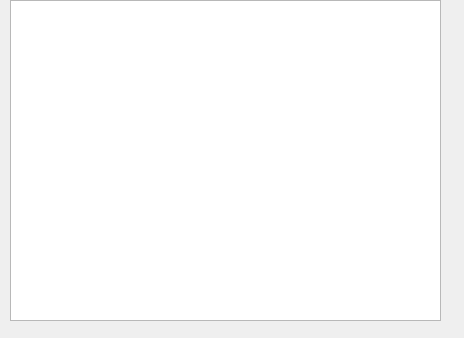
<?xml version="1.0" encoding="UTF-8"?>
<ui version="4.0">
 <class>Widget</class>
 <widget class="QWidget" name="Widget">
  <property name="geometry">
   <rect>
    <x>0</x>
    <y>0</y>
    <width>464</width>
    <height>338</height>
   </rect>
  </property>
  <property name="windowTitle">
   <string>Widget</string>
  </property>
  <widget class="QTableWidget" name="tableWidget">
   <property name="geometry">
    <rect>
     <x>10</x>
     <y>0</y>
     <width>431</width>
     <height>321</height>
    </rect>
   </property>
  </widget>
 </widget>
 <resources/>
 <connections/>
</ui>
